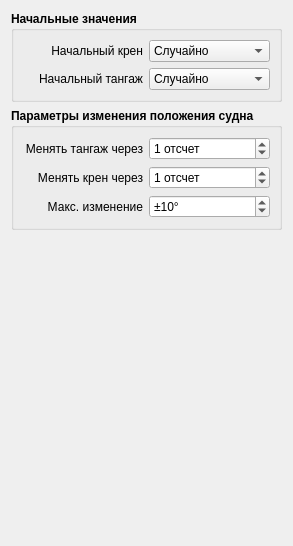
     <widget class="QWidget" name="tab">
      <attribute name="title">
       <string>Положение судна</string>
      </attribute>
      <layout class="QVBoxLayout" name="verticalLayout_4">
       <item>
        <widget class="QGroupBox" name="groupBox_4">
         <property name="font">
          <font>
           <weight>75</weight>
           <bold>true</bold>
          </font>
         </property>
         <property name="title">
          <string>Начальные значения</string>
         </property>
         <layout class="QVBoxLayout" name="verticalLayout_12">
          <item>
           <layout class="QHBoxLayout" name="horizontalLayout_26">
            <item>
             <widget class="QLabel" name="label_19">
              <property name="minimumSize">
               <size>
                <width>120</width>
                <height>0</height>
               </size>
              </property>
              <property name="maximumSize">
               <size>
                <width>60</width>
                <height>16777215</height>
               </size>
              </property>
              <property name="font">
               <font>
                <weight>50</weight>
                <bold>false</bold>
               </font>
              </property>
              <property name="text">
               <string>Начальный крен</string>
              </property>
              <property name="alignment">
               <set>Qt::AlignRight|Qt::AlignTrailing|Qt::AlignVCenter</set>
              </property>
             </widget>
            </item>
            <item>
             <widget class="QComboBox" name="cbInitSpeed_5">
              <property name="font">
               <font>
                <weight>50</weight>
                <bold>false</bold>
               </font>
              </property>
              <property name="currentIndex">
               <number>0</number>
              </property>
              <property name="sizeAdjustPolicy">
               <enum>QComboBox::AdjustToMinimumContentsLength</enum>
              </property>
              <item>
               <property name="text">
                <string>Случайно</string>
               </property>
              </item>
              <item>
               <property name="text">
                <string>Брать последние</string>
               </property>
              </item>
             </widget>
            </item>
           </layout>
          </item>
          <item>
           <layout class="QHBoxLayout" name="horizontalLayout_27">
            <item>
             <widget class="QLabel" name="label_20">
              <property name="minimumSize">
               <size>
                <width>120</width>
                <height>0</height>
               </size>
              </property>
              <property name="maximumSize">
               <size>
                <width>60</width>
                <height>16777215</height>
               </size>
              </property>
              <property name="font">
               <font>
                <weight>50</weight>
                <bold>false</bold>
               </font>
              </property>
              <property name="text">
               <string>Начальный тангаж</string>
              </property>
              <property name="alignment">
               <set>Qt::AlignRight|Qt::AlignTrailing|Qt::AlignVCenter</set>
              </property>
             </widget>
            </item>
            <item>
             <widget class="QComboBox" name="cbInitSpeed_6">
              <property name="font">
               <font>
                <weight>50</weight>
                <bold>false</bold>
               </font>
              </property>
              <property name="currentIndex">
               <number>0</number>
              </property>
              <property name="sizeAdjustPolicy">
               <enum>QComboBox::AdjustToMinimumContentsLength</enum>
              </property>
              <item>
               <property name="text">
                <string>Случайно</string>
               </property>
              </item>
              <item>
               <property name="text">
                <string>Брать последние</string>
               </property>
              </item>
             </widget>
            </item>
           </layout>
          </item>
         </layout>
        </widget>
       </item>
       <item>
        <widget class="QGroupBox" name="groupBox_9">
         <property name="font">
          <font>
           <weight>75</weight>
           <bold>true</bold>
          </font>
         </property>
         <property name="title">
          <string>Параметры изменения положения судна</string>
         </property>
         <layout class="QVBoxLayout" name="verticalLayout_13">
          <item>
           <layout class="QHBoxLayout" name="horizontalLayout_28">
            <item>
             <widget class="QLabel" name="label_21">
              <property name="minimumSize">
               <size>
                <width>120</width>
                <height>0</height>
               </size>
              </property>
              <property name="maximumSize">
               <size>
                <width>60</width>
                <height>16777215</height>
               </size>
              </property>
              <property name="font">
               <font>
                <weight>50</weight>
                <bold>false</bold>
               </font>
              </property>
              <property name="text">
               <string>Менять тангаж через</string>
              </property>
              <property name="alignment">
               <set>Qt::AlignRight|Qt::AlignTrailing|Qt::AlignVCenter</set>
              </property>
             </widget>
            </item>
            <item>
             <widget class="QSpinBox" name="spinSpeedChangeSegment_4">
              <property name="font">
               <font>
                <weight>50</weight>
                <bold>false</bold>
               </font>
              </property>
              <property name="suffix">
               <string> отсчет</string>
              </property>
              <property name="maximum">
               <number>100000</number>
              </property>
              <property name="value">
               <number>1</number>
              </property>
             </widget>
            </item>
           </layout>
          </item>
          <item>
           <layout class="QHBoxLayout" name="horizontalLayout_29">
            <item>
             <widget class="QLabel" name="label_22">
              <property name="minimumSize">
               <size>
                <width>120</width>
                <height>0</height>
               </size>
              </property>
              <property name="maximumSize">
               <size>
                <width>60</width>
                <height>16777215</height>
               </size>
              </property>
              <property name="font">
               <font>
                <weight>50</weight>
                <bold>false</bold>
               </font>
              </property>
              <property name="text">
               <string>Менять крен через</string>
              </property>
              <property name="alignment">
               <set>Qt::AlignRight|Qt::AlignTrailing|Qt::AlignVCenter</set>
              </property>
             </widget>
            </item>
            <item>
             <widget class="QSpinBox" name="spinSpeedChangeSegment_5">
              <property name="font">
               <font>
                <weight>50</weight>
                <bold>false</bold>
               </font>
              </property>
              <property name="suffix">
               <string> отсчет</string>
              </property>
              <property name="maximum">
               <number>100000</number>
              </property>
              <property name="value">
               <number>1</number>
              </property>
             </widget>
            </item>
           </layout>
          </item>
          <item>
           <layout class="QHBoxLayout" name="horizontalLayout_30">
            <item>
             <widget class="QLabel" name="label_23">
              <property name="minimumSize">
               <size>
                <width>120</width>
                <height>0</height>
               </size>
              </property>
              <property name="maximumSize">
               <size>
                <width>60</width>
                <height>16777215</height>
               </size>
              </property>
              <property name="font">
               <font>
                <weight>50</weight>
                <bold>false</bold>
               </font>
              </property>
              <property name="text">
               <string>Макс. изменение</string>
              </property>
              <property name="alignment">
               <set>Qt::AlignRight|Qt::AlignTrailing|Qt::AlignVCenter</set>
              </property>
             </widget>
            </item>
            <item>
             <widget class="QSpinBox" name="spinSpeedChangeRatio_3">
              <property name="font">
               <font>
                <weight>50</weight>
                <bold>false</bold>
               </font>
              </property>
              <property name="suffix">
               <string>°</string>
              </property>
              <property name="prefix">
               <string>±</string>
              </property>
              <property name="maximum">
               <number>359</number>
              </property>
              <property name="value">
               <number>10</number>
              </property>
             </widget>
            </item>
           </layout>
          </item>
         </layout>
        </widget>
       </item>
       <item>
        <spacer name="verticalSpacer_2">
         <property name="orientation">
          <enum>Qt::Vertical</enum>
         </property>
         <property name="sizeHint" stdset="0">
          <size>
           <width>20</width>
           <height>305</height>
          </size>
         </property>
        </spacer>
       </item>
      </layout>
     </widget>
